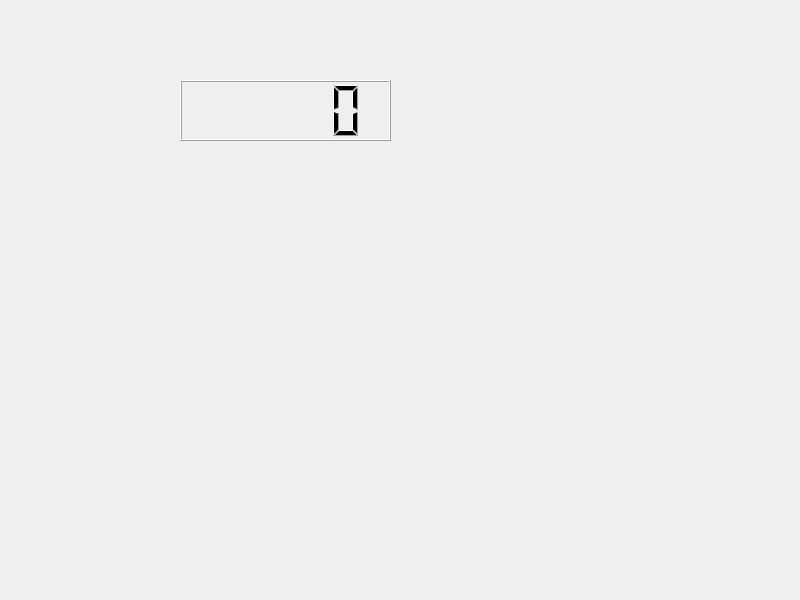
<?xml version="1.0" encoding="UTF-8"?>
<ui version="4.0">
 <class>Widget</class>
 <widget class="QWidget" name="Widget">
  <property name="geometry">
   <rect>
    <x>0</x>
    <y>0</y>
    <width>800</width>
    <height>600</height>
   </rect>
  </property>
  <property name="windowTitle">
   <string>Widget</string>
  </property>
  <widget class="QLCDNumber" name="lcdNumber">
   <property name="geometry">
    <rect>
     <x>180</x>
     <y>80</y>
     <width>211</width>
     <height>61</height>
    </rect>
   </property>
  </widget>
 </widget>
 <resources/>
 <connections/>
</ui>
